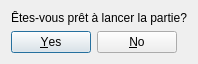
<?xml version="1.0" encoding="UTF-8"?>
<ui version="4.0">
 <class>ConfirmLaunchDialog</class>
 <widget class="QDialog" name="ConfirmLaunchDialog">
  <property name="geometry">
   <rect>
    <x>0</x>
    <y>0</y>
    <width>190</width>
    <height>58</height>
   </rect>
  </property>
  <property name="windowTitle">
   <string>Dialog</string>
  </property>
  <layout class="QFormLayout" name="formLayout">
   <item row="0" column="0">
    <widget class="QLabel" name="label">
     <property name="text">
      <string>Êtes-vous prêt à lancer la partie?</string>
     </property>
     <property name="alignment">
      <set>Qt::AlignHCenter|Qt::AlignTop</set>
     </property>
    </widget>
   </item>
   <item row="1" column="0">
    <widget class="QDialogButtonBox" name="buttonBox">
     <property name="orientation">
      <enum>Qt::Horizontal</enum>
     </property>
     <property name="standardButtons">
      <set>QDialogButtonBox::No|QDialogButtonBox::Yes</set>
     </property>
    </widget>
   </item>
  </layout>
 </widget>
 <resources/>
 <connections>
  <connection>
   <sender>buttonBox</sender>
   <signal>accepted()</signal>
   <receiver>ConfirmLaunchDialog</receiver>
   <slot>accept()</slot>
   <hints>
    <hint type="sourcelabel">
     <x>248</x>
     <y>254</y>
    </hint>
    <hint type="destinationlabel">
     <x>157</x>
     <y>274</y>
    </hint>
   </hints>
  </connection>
  <connection>
   <sender>buttonBox</sender>
   <signal>rejected()</signal>
   <receiver>ConfirmLaunchDialog</receiver>
   <slot>reject()</slot>
   <hints>
    <hint type="sourcelabel">
     <x>316</x>
     <y>260</y>
    </hint>
    <hint type="destinationlabel">
     <x>286</x>
     <y>274</y>
    </hint>
   </hints>
  </connection>
 </connections>
</ui>
